Frame 1 (no input): blank canvas, image omitted
Frame 60 (no input): blank canvas, image omitted
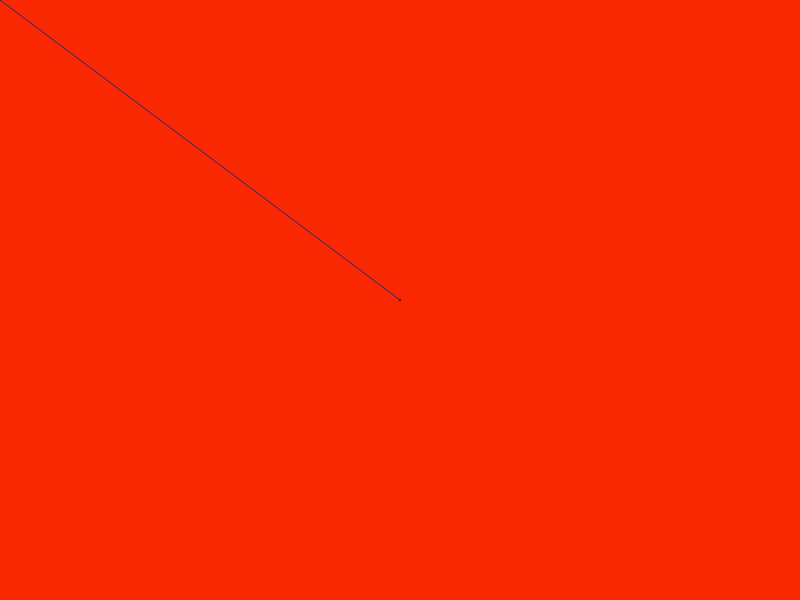
Frame 120 (the mouse pressed at the canvas centre since frame 60)

The p5.js sketch whose frames 1 and 60 were blank and that drew this single picture after the mouse press (run headless with seeded random() and noise() and a simulated clock; from frame 60 on, the mouse is pressed at the canvas centre):

// p5.js sketch
// ── sketch.js
function setup() {
  createCanvas(800, 600);
  background(250,40,0,255)
  
}

function draw() {

stroke(30,38,140);
line(pmouseX, pmouseY, mouseX, mouseY);

}
